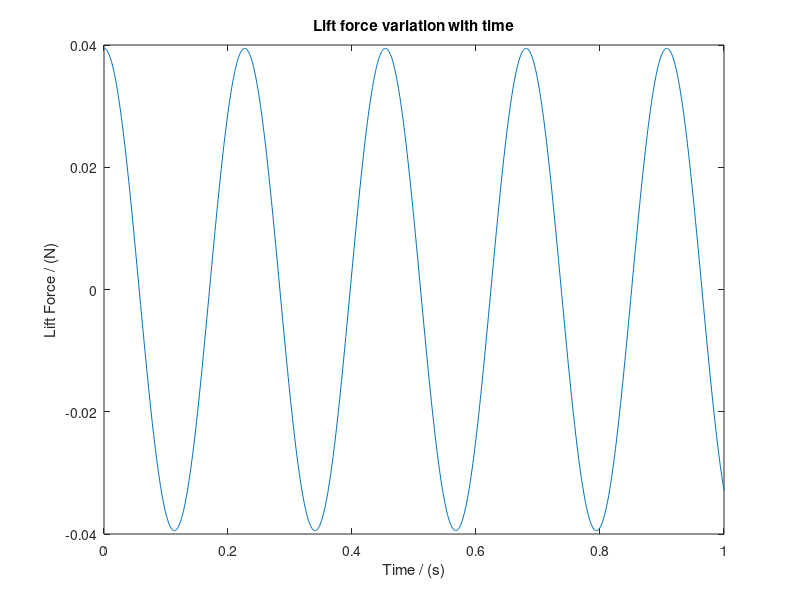

This figure's MATLAB source:
clc
clear all
close all

rho=996;%Density of water kg m^-3
Re=10000;%Re range for vortex street generation
v=0.798e-3/rho;%Kinematic Viscosity of Water @ 30 degC
D=2e-2;%Circular Cylinder Diameter/m
St=0.22;%St for circular cylinder
 
V=(Re*v)/D;%Flow speed in test section/m s^-1
fv=(2*pi)^-1*(St.*V)/D;%Vortex shedding frequency/Hz

L_f=60e-3;%Length of Fluid in Contact
t=0:0.001:1;

%C_L=0.045+1.05*(1-Re/1600)^4.5;%For 260<Re<1600
%C_L=0.045+3*(log10(Re/1600))^4.6;%For 1600<Re<5400
C_L=0.52-0.06*(log10(Re/1600))^-2.6;%For 5400<Re<225000
A=0.5*C_L*L_f*rho*D*V^2
f_v=St*V/D
w_v=2*pi*f_v
T_v=1/f_v;
Lift=A.*cos(w_v.*t);

plot(t, Lift)
title('Lift force variation with time')
xlabel('Time / (s)')
ylabel('Lift Force / (N)')
